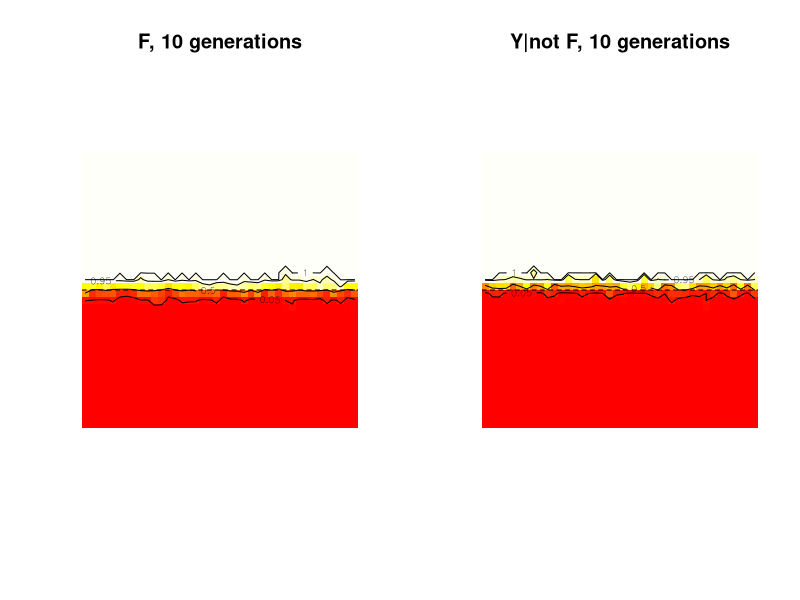
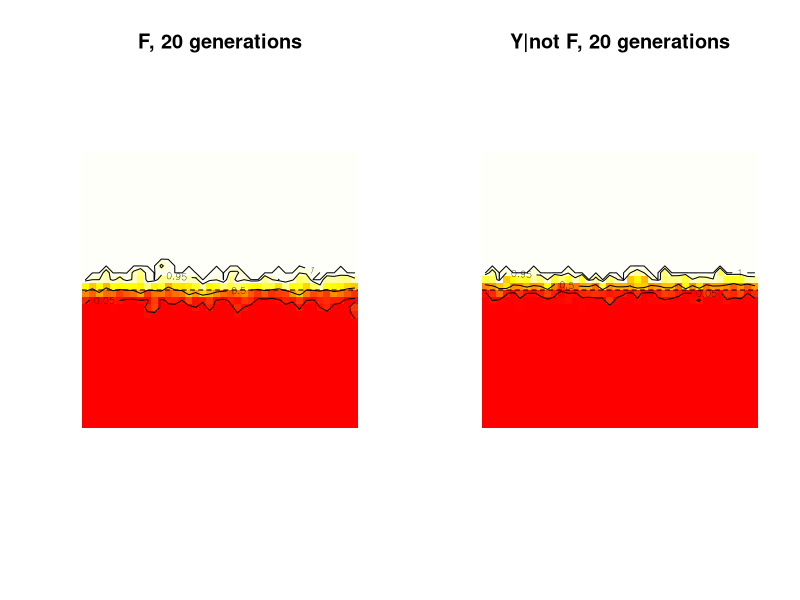
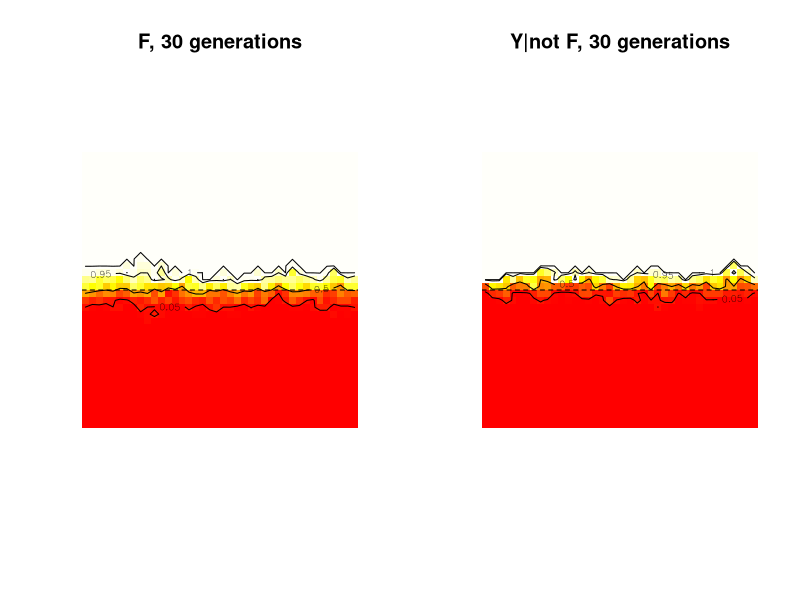
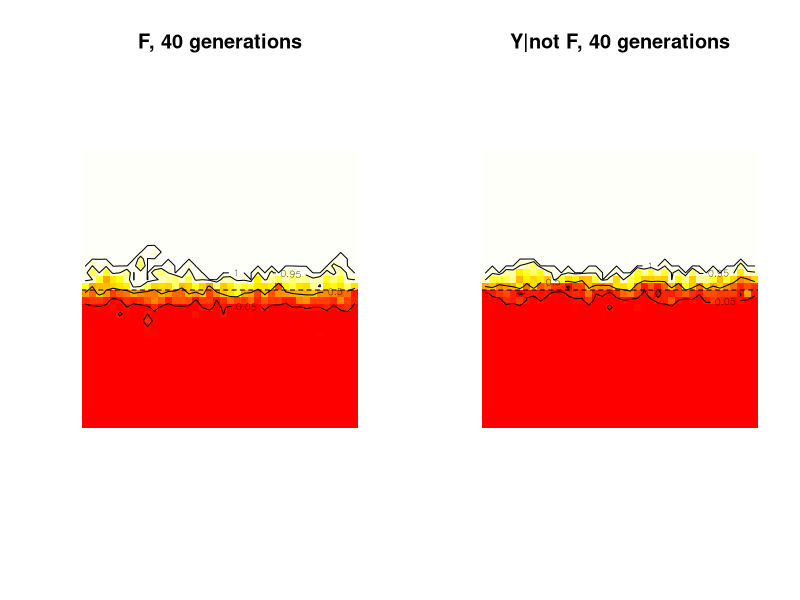
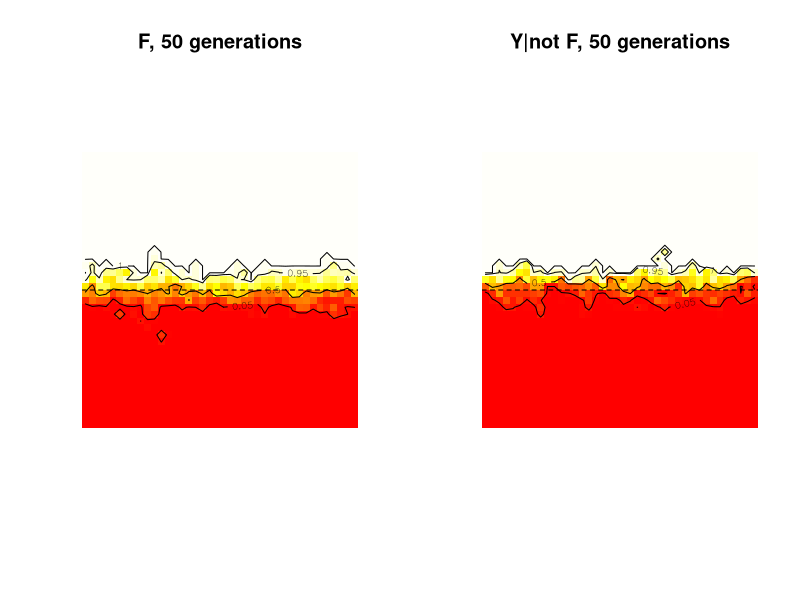
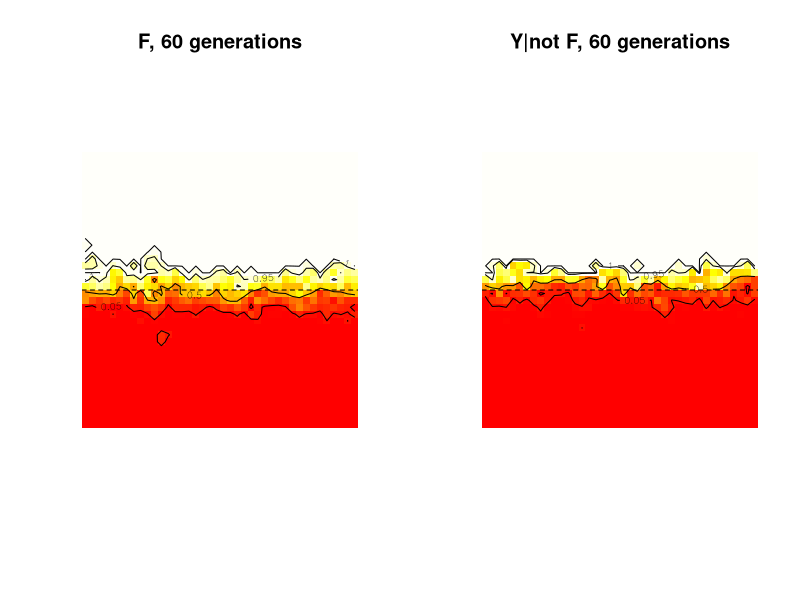
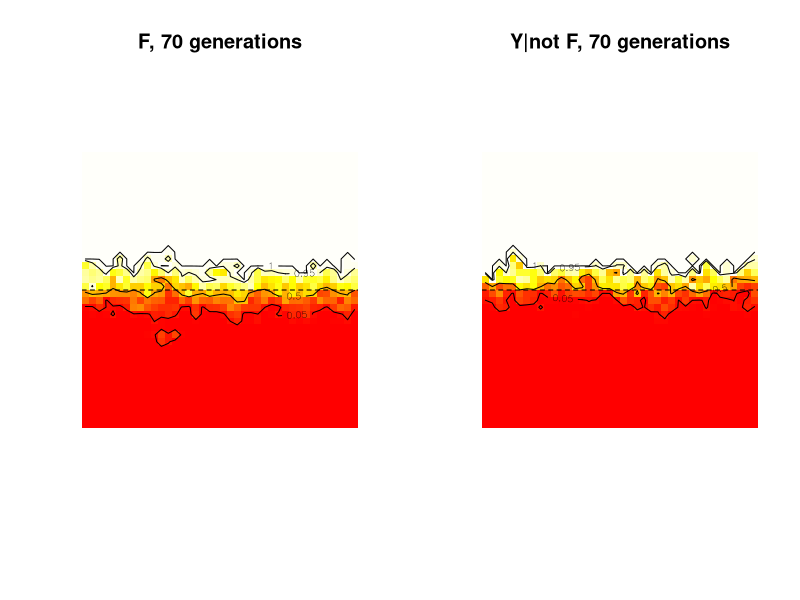
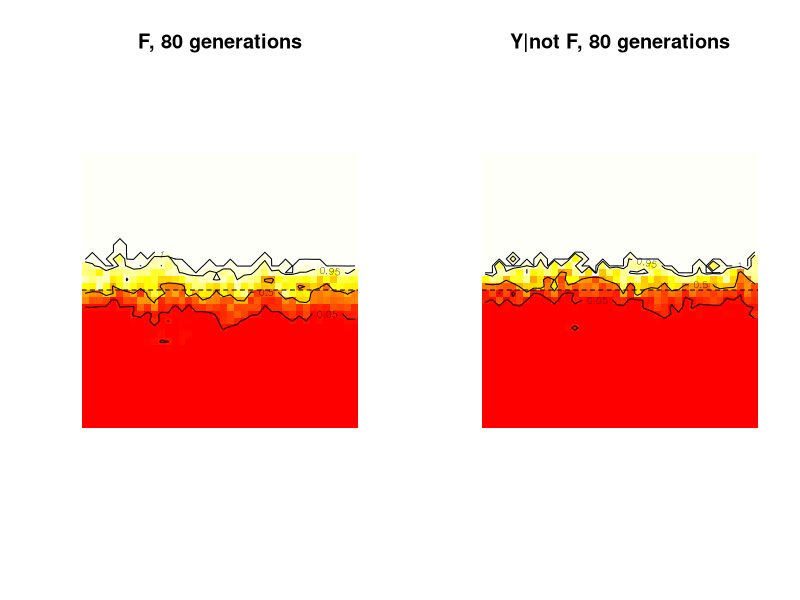

These charts were generated, in order, by the following R code: (Note: a time limit stopped this script after it produced the figures.)



##Adjust working directory to the location of genotypes.csv and gametes.csv
setwd('/home/hannes/Dropbox/scripts/FvsU/')




#defines the dimensions of the genotype array

initialise<-function(wi=10, len=40, popsize=40){
        genotypenr<-11
        genotypenames<-c('Ubb', 'Fa', 'Uab', 'Fb', 'Uaa', 'UUbb', 'FF', 'FUb', 'UUab', 'FUa', 'UUaa')
        a<-array(0, dim=c(wi, len, genotypenr),
                dimnames=list(paste0('w', 1:wi), paste0('l', 1: len), genotypenames))
        
        abu<-matrix(popsize, wi, len)
        
        a[,1:20, c(1,6)]<-0.5
        a[,21:40, c(2,7)]<-0.5
        for(i in 1:dim(a)[3]){
                a[,,i]<-a[,,i]*abu
        }
        
        
        
        return(list(g=a, c=0, left=a[,1,], right=a[,len,], to=a[1,,], bo=a[wi,,], abu=abu))
}

#genotypes<-initialise()
#genotypes$g
#genotypes$c
#genotypes$left
#genotypes$right
#genotypes$to
#genotypes$bo
#genotypes$abu

#Selection parameters (cf. Veltsos et al. 2008 Tab. 1)

sm<-0.05         #selection against b in males
dm<-1           #dominance of a in males
sf<-0.02           #selection against a in females
df<-1           #dominance of a in females
sh<-0           #"heterozygote disadvantage"
sd<-0           #"dosage compensation"
sc<-0           #"sex chromosome coadaption"

disp<-0.03      #dispersal in each direction

#vector of selection acting on genotypes (SELECTion vectOR)
selector<-c(1-sm, 1, (1-sm*dm)*(1-.5*sd)*(1-.5*sc), (1-sm)*(1-.5*sd)*(1-sc), (1-.5*sd)*(1-sc),
            1, 1, (1-sh)*(1-.5*sd)*(1-.5*sc), (1-sf*df)*(1-.5*sd)*(1-.5*sc), (1-sf*df)*(1-sh)*(1-.5*sc), (1-sf)*(1-sd)*(1-sc))
names(selector)<-c('Ubb', 'Fa', 'Uab', 'Fb', 'Uaa', 'UUbb', 'FF', 'FUb', 'UUab', 'FUa', 'UUaa')

selector


##What gamete ratios (rows) result from which genotype (columns)? This table will tell us:
##ajust path to file
gamconv<-as.matrix(read.table('gametes.csv', sep='\t', row.names=1, head=T))
gamconv

#What genotype results from which combination of gametes?
##ajust path to file
genconv<-as.matrix(read.table('genotypes.csv', sep='\t', row.names=1, head=T))
genconv


#'zygotes from gametes' creates n zygotes from a population's gamete vector x
zfg<-function(x,n){             
        #male gemetes are x[1:5]
        mametes<-sapply(runif(n, 0, sum(x[1:5])), function(y) min(which(y<cumsum(x[1:5]))))
        #female gametes are in x[6:8]
        fametes<-sapply(runif(n, 0, sum(x[6:8])), function(z) min(which(z<cumsum(x[6:8]))))
        #find zygote genotype in imported table
        zygotes<-genconv[cbind(mametes, fametes)]
        zygotetab<-vector('numeric',11)
        names(zygotetab)<-c('Ubb', 'Fa', 'Uab', 'Fb', 'Uaa','UUbb', 'FF', 'FUb', 'UUab', 'FUa', 'UUaa')
        for(v in zygotes){zygotetab[which(names(zygotetab)==v)]<-zygotetab[which(names(zygotetab)==v)]+1}
        return(zygotetab)
}

##########
##########Find a way to visualise the results!

Fratio<-function(genot=genotypes$g){
        apply(genot, c(1,2), function(x) sum(x*c(0,1,0,1,0, 0,2,1,0,1,0))/sum((x * c(1,1,1,1,1, 2,2,2,2,2,2))))
}

YFratio<-function(genot=genotypes$g){
        apply(genot, c(1,2), function(x) sum(x*c(0,1,1,0,2, 0,0,0,1,1,2))/sum((x * c(2,1,2,1,2, 2,0,1,2,1,2))))
}


#####Print results to png
print_to_png<-function(c, data){
        
        if(c %% 100 ==0){
                
                png(paste('sm', sm, 'dm', dm, 'sf', sf, 'df', df, 'sh', sh, 'sd', sd, 'sc', sc, 'disp', disp,
                          sprintf('gen_%05d.png', c), sep="_"), width=1400, height=800)
                
                par(mfrow=c(1,2))
                print(dim(data))
                image(Fratio(data), asp=dim(data)[2]/dim(data)[1], frame=F, col=heat.colors(100), breaks=seq(0,1,0.01), axes=F, main=paste('F,', c, 'generations'))
                #image(abc$g[,,6], col=heat.colors(40), breaks=seq(0,40,1), main=paste(abc$c, 'generations'), asp=4, frame=F)
                contour(Fratio(data), add=T, levels=c(0, .05, .5, .95,1))
                abline(h=0.5, lty=2)
                image(YFratio(data), asp=dim(data)[2]/dim(data)[1], frame=F, col=heat.colors(100), breaks=seq(0,1,0.01), axes=F, main=paste('Y|not F,', c, 'generations'))
                contour(YFratio(data), add=T, levels=c(0, .05, .5, .95,1))
                abline(h=0.5, lty=2)
                
                dev.off()
                               
        }
}


#########
#########The new TIME GOES BY function
tgb<-function(genot=genotypes, gens=10, open=F, printout=F){
        
        #defining and internal object representing the genotypes
        
        dimensions<-dim(genot$g)
        #print(dimensions)
        intgen<-array(0, c(dimensions[1]+2,dimensions[2]+2,dimensions[3]))
        
        intgen[2:(dimensions[1]+1), 2:(dimensions[2]+1),]<-
                intgen[2:(dimensions[1]+1), 2:(dimensions[2]+1),]+genot$g
        
        #if it is closed, create a matrix, closedfact
        if(open==F){
                
                f4<-1-4*disp
                f3<-1-3*disp
                f2<-1-2*disp
                
                closedfact<-array(0, dimensions)
                closedfact[2:(dimensions[1]-1), 2:(dimensions[2]-1),]<-f4
                closedfact[1:(dimensions[1]), c(1, dimensions[2]),]<-f3
                closedfact[c(1, dimensions[1]), 1:(dimensions[2]),]<-f3
                closedfact[1,1,1:dimensions[3]]<-f2
                closedfact[dimensions[1],1,1:dimensions[3]]<-f2
                closedfact[1,dimensions[2],1:dimensions[3]]<-f2
                closedfact[dimensions[1],dimensions[2],1:dimensions[3]]<-f2
                #print(closedfact)
                
                #if it is not closed, intgen's margins will equal their neighbouring elements        
        } else {               
                
                intgen[2:(dimensions[1]+1),   1,]<-genot$left
                intgen[2:(dimensions[1]+1), dimensions[2]+2,]<-genot$right
                intgen[1,  2:(dimensions[2]+1),]<-genot$to
                intgen[dimensions[1]+2, 2:(dimensions[2]+1),]<-genot$bo
                
        }
        #for debug        
        #        return(intgen)
        #}       
        #
        #tgb(open=F)
        #abc
        #abc<-tgb()        
        #genotypes$left
        #abc[2:11,1,]<-genotypes$left
        #abc[,1,]
        #1     
        
        
        #the actual loop starts here
        if(open==F){
                for(i in 1:gens){
                        
                        #dispersal
                        intgen[2:(dimensions[1]+1), 2:(dimensions[2]+1),]<-
                                intgen[2:(dimensions[1]+1), 2:(dimensions[2]+1),]*closedfact+
                                intgen[1:(dimensions[1]),   2:(dimensions[2]+1),]*disp+
                                intgen[3:(dimensions[1]+2), 2:(dimensions[2]+1),]*disp+
                                intgen[2:(dimensions[1]+1), 1:(dimensions[2]),]*disp+
                                intgen[2:(dimensions[1]+1), 3:(dimensions[2]+2),]*disp
                        
                        #gametes
                        #get array of gamete ratios
                        gametes<-apply(intgen[2:(dimensions[1]+1), 2:(dimensions[2]+1),], c(1,2),
                                       function(x) rowSums(matrix(x*selector,8,11,byrow=T)*gamconv))                        
                        
                        #get matrix of genotypes (involves drift by samplig from a 'uniform' distribution)
                        
                        for(k in 1:dimensions[1]){
                                #print(k)
                                for(l in 1:dimensions[2]){
                                        #print(l)
                                        intgen[k+1, l+1,]<-zfg(gametes[,k,l], genot$abu[k,l])        
                                }
                        }
                        
                        
                        
                        
                        #counter
                        genot$c<-genot$c+1
                        print(paste(genot$c, 'generations'))
                        
                        if(printout==T){print_to_png(genot$c, intgen[2:(dimensions[1]+1),2:(dimensions[2]+1),])}
                        
                        
                }
        } else {
                for(i in 1:gens){
                        
                        #dispersal
                        intgen[2:(dimensions[1]+1), 2:(dimensions[2]+1),]<-
                                intgen[2:(dimensions[1]+1), 2:(dimensions[2]+1),]*(1-4*disp)+
                                intgen[1:(dimensions[1]), 2:(dimensions[2]+1),]*disp+
                                intgen[3:(dimensions[1]+2), 2:(dimensions[2]+1),]*disp+
                                intgen[2:(dimensions[1]+1), 1:(dimensions[2]),]*disp+
                                intgen[2:(dimensions[1]+1), 3:(dimensions[2]+2),]*disp
                        
                        
                        
                        #gametes
                        #get array of gamete ratios
                        gametes<-apply(intgen[2:(dimensions[1]+1), 2:(dimensions[2]+1),], c(1,2),
                                       function(x) rowSums(matrix(x*selector,8,11,byrow=T)*gamconv))                        
                        
                        #get matrix of genotypes (involves drift by samplig from a 'uniform' distribution)
                        
                        for(k in 1:dimensions[1]){
                                #print(k)
                                for(l in 1:dimensions[2]){
                                        #print(l)
                                        intgen[k+1, l+1,]<-zfg(gametes[,k,l], genot$abu[k,l])        
                                }
                        }
                        
                        
                        
                        
                        #counter
                        genot$c<-genot$c+1
                        print(paste(genot$c, 'generations'))
                        if(printout==T){print_to_png(genot$c, intgen[2:(dimensions[1]+1),2:(dimensions[2]+1),])}
                        
                }
        }
        
        
        
        return(list(g=intgen[2:(dimensions[1]+1), 2:(dimensions[2]+1),], c=genot$c, left=genot$left, right=genot$right,
                    to=genot$to, bo=genot$bo, abu=genot$abu))
        
}







genotypes<-initialise(40,40,40)





#running tgb in a loop plotting graphs every 10 generatins
for (i in 1:10000){
        genotypes<-tgb(genotypes,gens=10,open=F)
        par(mfrow=c(1,2))
        image(Fratio(genotypes$g), asp=dim(genotypes$g)[2]/dim(genotypes$g)[1], frame=F, col=heat.colors(100), breaks=seq(0,1,0.01), axes=F, main=paste('F,', genotypes$c, 'generations'))
        contour(Fratio(genotypes$g), add=T, levels=c(0, .05, .5, .95,1))
        abline(h=0.5, lty=2)
        
        image(YFratio(genotypes$g), asp=dim(genotypes$g)[2]/dim(genotypes$g)[1], frame=F, col=heat.colors(100), breaks=seq(0,1,0.01), axes=F, main=paste('Y|not F,', genotypes$c, 'generations'))
        contour(YFratio(genotypes$g), add=T, levels=c(0, .05, .5, .95,1))
        abline(h=0.5, lty=2)
}


#tbg can be run in printout mode saving heat map and contour every 100 generations
#files will be saved to the working directory and will be names with the parameters chosen
tgb(genotypes, gens=20000, printout=T)



######################
######################
######################
##TEST AREA


#100 gens need approx. 22 s on hardy
